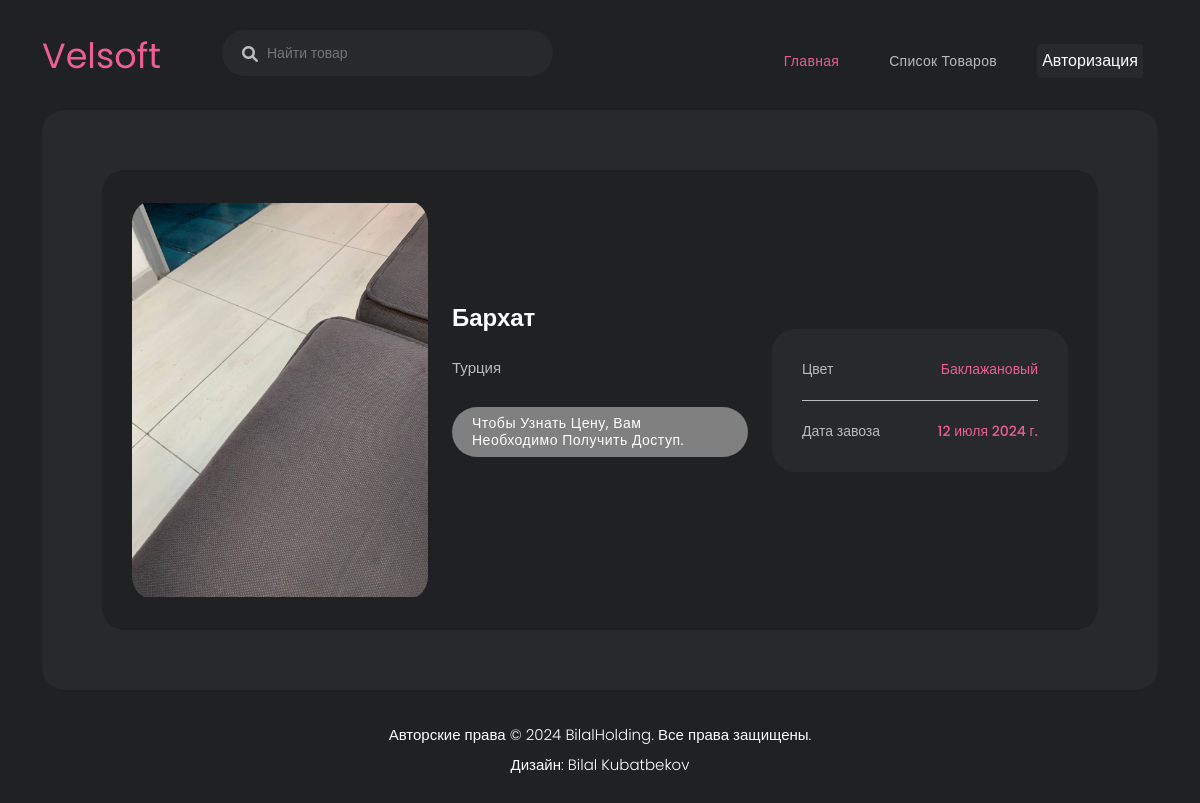
The page /product_detail/17/ on the database its author committed.
### product/models.py (models this page shows, shortened)
class Product(models.Model):
    title = models.CharField(
        max_length=223,
        verbose_name='Название товара'
    )
    color = models.CharField(
        max_length=223,
        verbose_name='Цвет товара'
    )
    image = models.ImageField(
        upload_to='media/product_cover',
        verbose_name='Фото товара',
        blank=True,
        null=True,
        default='media/product_cover/default_photo.jpeg'
    )
    description = models.TextField(
        verbose_name='Описание товара',
        blank=True,
        null=True,
        help_text='Не обязательно'
    )
    quantity = models.PositiveSmallIntegerField(
        verbose_name='Количество товара'
    )
    purchase_price = models.DecimalField(
        max_digits=12,
        decimal_places=2,
        default=0.00,
        verbose_name='Закупочная цена товара (в количестве 1-ой штуки)'
    )
    storage_location = models.ForeignKey(
        StorageLocation,
        on_delete=models.PROTECT,
        verbose_name='Место хранения товара'
    )
    sale_price = models.DecimalField(
        max_digits=12,
        decimal_places=2,
        default=0.00,
        verbose_name='Цена продажи товара (в количестве 1-ой штуки)'
    )
    delivery_date = models.DateField(
        verbose_name='Дата завоза товара'
    )
    created_date = models.DateField(
        auto_now_add=True,
        verbose_name='Дата создания объекта'
    )
    class Meta:
        verbose_name = 'Товар'
        verbose_name_plural = 'Товары'

### product/views.py (the view)
# urls.py: path('product_detail/<int:pk>/', views.product_detail_view, name='detail'),
def product_detail_view(request, pk):
    product = get_object_or_404(Product, pk=pk)
    if request.method == 'POST':
        form = SoldProductForm(request.POST)
        if form.is_valid():
            sold_product_quantity = form.cleaned_data['quantity']
            sold_product_total = form.cleaned_data['total_price']
            product_quantity = product.quantity
            if sold_product_quantity > product_quantity:
                messages.error(request, "Недостаточно товара на складе.")
            elif sold_product_total <= 0:
                messages.error(request, 'Сумма продажи не может быть меньше или равна 0')
            else:
                sold_product = form.save(commit=False)
                sold_product.product = product
                product.quantity -= sold_product_quantity
                product.save()
                sold_product.save()
                messages.success(request, "Операция успешно выполнена.")
                return redirect('index')
        else:
            messages.error(request, 'Повторите попытку, убедитесь, что поля заполнены в правильном формате.')
    else:
        form = SoldProductForm()
    return render(
        request=request,
        template_name='product/product_detail.html',
        context={
            'product': product,
            'form': form
        }
    )

### product/forms.py
class SoldProductForm(forms.ModelForm):
    sale_date = forms.DateField(
        widget=forms.DateInput(attrs={'type': 'date'}),
        label="Дата продажи"
    )
    description = forms.CharField(
        widget=forms.Textarea(attrs={'placeholder': 'необязательно'}),
        label="Описание (необязательно)",
        required=False
    )
    class Meta:
        model = SoldProduct
        fields = (
            'quantity',
            'total_price',
            'sale_date',
            'description',
            'status'
        )

### product/templates/product/product_detail.html (shortened to what this page needs)
{% extends 'base.html' %}
{% load static %}
{% load custom_filters %}
{% block content %}
  <div class="container">
    <div class="row">
      <div class="col-lg-12">
        <div class="page-content">
          <div class="row">
            <div class="col-lg-12">
              <div class="main-profile ">
                <div class="row">
                  <div class="col-lg-4">
                    <img src="{{ product.image.url }}" alt="" style="border-radius: 23px;width: 100%; height: 400px; object-fit: contain;">
                  </div>
                  <div class="col-lg-4 align-self-center">
                      <div class="main-info header-text">
                          <h4>{{ product.title }}</h4>
                          <p style="color: #BCBBBB;">{{ product.description }}</p><br>
                          {% if request.user.is_authenticated %}
                            <h6>Цена продажи:  <span style="background-color: gray;">{{ product.sale_price }} сом</span></h6><br>
                          {% else %}
                            <h6><span style="background-color: gray;">Чтобы узнать цену, вам необходимо получить доступ.</span></h6><br>
                          {% endif %}
                      </div>
                  </div>
                  <div class="col-lg-4 align-self-center">
                    <ul>
                      <li style="color: #BCBBBB;">Цвет <span>{{ product.color }}</span></li>
                      <li style="color: #BCBBBB;">Дата завоза <span>{{ product.delivery_date }}</span></li>
                    </ul>
                  </div>
                </div>
              </div>
            </div>
          </div>
        </div>
      </div>
    </div>
  </div>
{% endblock %}

### static/css/templatemo-cyborg-gaming.css (style rules this page uses)
html, body, div, span, applet, object, iframe, h1, h2, h3, h4, h5, h6, p, blockquote, div pre, a, abbr, acronym, address, big, cite, code, del, dfn, em, font, img, ins, kbd, q, s, samp, small, strike, strong, sub, sup, tt, var, b, u, i, center, dl, dt, dd, ol, ul, li, figure, header, nav, section, article, aside, footer, figcaption { margin: 0; padding: 0; border: 0; outline: 0; }
ul, li { padding: 0; margin: 0; list-style: none; }
* { box-sizing: border-box; }
html, body { font-family: 'Poppins', sans-serif; font-weight: 400; background-color: #1e1e1e; font-size: 16px; -ms-text-size-adjust: 100%; -webkit-font-smoothing: antialiased; -moz-osx-font-smoothing: grayscale; }
h1, h2, h3, h4, h5, h6 { margin-top: 0px; margin-bottom: 0px; color: #fff; font-weight: 700; }
ul { margin-bottom: 0px; }
p { font-size: 15px; line-height: 30px; color: #fff; }
img { width: 100%; overflow: hidden; }
html, body { background: #1f2122; font-family: 'Poppins', sans-serif; }
body .page-content { margin-top: 110px; background-color: #27292a; padding: 60px; border-radius: 23px; }
p { font-size: 15px; color: #BCBBBB; line-height: 30px; margin-bottom: 0px; }
.main-profile { border-radius: 23px; padding: 30px; background-color: #1f2122; }
.main-profile .main-info span { font-size: 14px; color: #fff; background-color: #e75e8d; padding: 8px 20px; display: inline-block; border-radius: 25px; font-weight: 400; text-transform: capitalize; letter-spacing: 0.5px; margin-bottom: 15px; }
.main-profile .main-info h4 { margin-bottom: 20px; }
.main-profile ul { border-radius: 23px; padding: 30px; background-color: #27292a; }
.main-profile ul li { width: 100%; font-size: 14px; color: #BCBBBB; margin-bottom: 20px; padding-bottom: 20px; border-bottom: 1px solid #BCBBBB; }
.main-profile ul li span { float: right; font-weight: 500; color: #ec6090; }
.main-profile ul li:last-child { border-bottom: none; padding-bottom: 0; margin-bottom: 0; }
body { overflow-x: hidden; }

### rows shown on the page
Product: image (picture), title "Бархат", description "Турция", color "Баклажановый", delivery_date "12 июля 2024 г."
